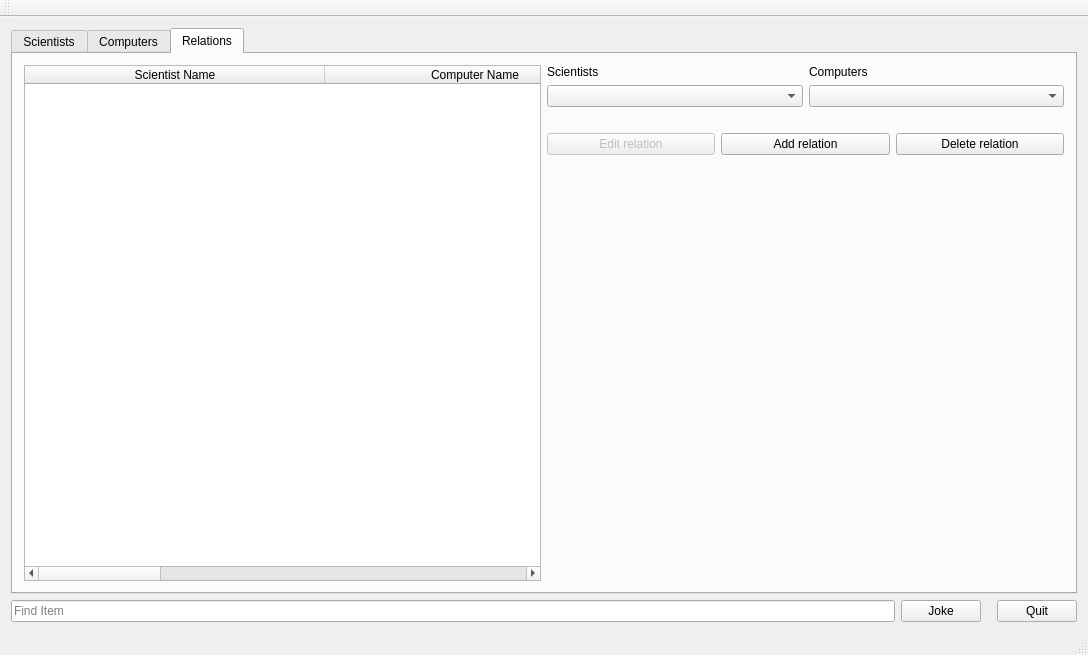
<?xml version="1.0" encoding="UTF-8"?>
<ui version="4.0">
 <class>MainWindow</class>
 <widget class="QMainWindow" name="MainWindow">
  <property name="enabled">
   <bool>true</bool>
  </property>
  <property name="geometry">
   <rect>
    <x>0</x>
    <y>0</y>
    <width>1088</width>
    <height>655</height>
   </rect>
  </property>
  <property name="windowTitle">
   <string>MainWindow</string>
  </property>
  <widget class="QWidget" name="centralWidget">
   <layout class="QHBoxLayout" name="horizontalLayout_2">
    <item>
     <layout class="QHBoxLayout" name="horizontalLayout_3">
      <item>
       <layout class="QVBoxLayout" name="verticalLayout">
        <item>
         <layout class="QHBoxLayout" name="horizontalLayout_4">
          <item>
           <widget class="QTabWidget" name="TableView">
            <property name="enabled">
             <bool>true</bool>
            </property>
            <property name="tabPosition">
             <enum>QTabWidget::North</enum>
            </property>
            <property name="tabShape">
             <enum>QTabWidget::Rounded</enum>
            </property>
            <property name="currentIndex">
             <number>2</number>
            </property>
            <widget class="QWidget" name="Scientists">
             <attribute name="title">
              <string>Scientists</string>
             </attribute>
             <layout class="QHBoxLayout" name="horizontalLayout_5">
              <item>
               <widget class="QTableWidget" name="ScientistTable">
                <property name="sizeAdjustPolicy">
                 <enum>QAbstractScrollArea::AdjustIgnored</enum>
                </property>
                <property name="editTriggers">
                 <set>QAbstractItemView::NoEditTriggers</set>
                </property>
                <property name="selectionBehavior">
                 <enum>QAbstractItemView::SelectRows</enum>
                </property>
                <attribute name="horizontalHeaderCascadingSectionResizes">
                 <bool>false</bool>
                </attribute>
                <attribute name="horizontalHeaderDefaultSectionSize">
                 <number>200</number>
                </attribute>
                <attribute name="horizontalHeaderStretchLastSection">
                 <bool>true</bool>
                </attribute>
                <column>
                 <property name="text">
                  <string>Name</string>
                 </property>
                </column>
                <column>
                 <property name="text">
                  <string>Gender</string>
                 </property>
                </column>
                <column>
                 <property name="text">
                  <string>Birth Year</string>
                 </property>
                </column>
                <column>
                 <property name="text">
                  <string>Death Year</string>
                 </property>
                </column>
                <column>
                 <property name="text">
                  <string>ID</string>
                 </property>
                </column>
               </widget>
              </item>
              <item>
               <layout class="QVBoxLayout" name="verticalLayout_7">
                <item>
                 <layout class="QHBoxLayout" name="horizontalLayout_9">
                  <item>
                   <layout class="QVBoxLayout" name="verticalLayout_8">
                    <item>
                     <layout class="QHBoxLayout" name="horizontalLayout_19">
                      <item>
                       <widget class="QLabel" name="labelScientistName">
                        <property name="text">
                         <string>Scientist Name  </string>
                        </property>
                       </widget>
                      </item>
                      <item>
                       <spacer name="horizontalSpacer_2">
                        <property name="orientation">
                         <enum>Qt::Horizontal</enum>
                        </property>
                        <property name="sizeType">
                         <enum>QSizePolicy::Expanding</enum>
                        </property>
                        <property name="sizeHint" stdset="0">
                         <size>
                          <width>344</width>
                          <height>20</height>
                         </size>
                        </property>
                       </spacer>
                      </item>
                      <item>
                       <widget class="QLabel" name="labelGender">
                        <property name="text">
                         <string>Gender</string>
                        </property>
                       </widget>
                      </item>
                      <item>
                       <spacer name="horizontalSpacer_6">
                        <property name="orientation">
                         <enum>Qt::Horizontal</enum>
                        </property>
                        <property name="sizeType">
                         <enum>QSizePolicy::Fixed</enum>
                        </property>
                        <property name="sizeHint" stdset="0">
                         <size>
                          <width>30</width>
                          <height>20</height>
                         </size>
                        </property>
                       </spacer>
                      </item>
                     </layout>
                    </item>
                    <item>
                     <layout class="QHBoxLayout" name="horizontalLayout_12">
                      <item>
                       <widget class="QLineEdit" name="ScientistName">
                        <property name="inputMask">
                         <string/>
                        </property>
                        <property name="text">
                         <string/>
                        </property>
                        <property name="placeholderText">
                         <string/>
                        </property>
                       </widget>
                      </item>
                      <item>
                       <widget class="QComboBox" name="ScientistGender">
                        <property name="sizePolicy">
                         <sizepolicy hsizetype="Preferred" vsizetype="Fixed">
                          <horstretch>0</horstretch>
                          <verstretch>200</verstretch>
                         </sizepolicy>
                        </property>
                        <item>
                         <property name="text">
                          <string>M</string>
                         </property>
                        </item>
                        <item>
                         <property name="text">
                          <string>F</string>
                         </property>
                        </item>
                       </widget>
                      </item>
                     </layout>
                    </item>
                    <item>
                     <layout class="QHBoxLayout" name="horizontalLayout_20">
                      <item>
                       <widget class="QLabel" name="labelBirthName">
                        <property name="text">
                         <string>Birth Year</string>
                        </property>
                       </widget>
                      </item>
                      <item>
                       <widget class="QLabel" name="labelDeatYear">
                        <property name="text">
                         <string>Death Year</string>
                        </property>
                       </widget>
                      </item>
                     </layout>
                    </item>
                    <item>
                     <layout class="QHBoxLayout" name="horizontalLayout_13">
                      <item>
                       <widget class="QLineEdit" name="ScientistBorn">
                        <property name="text">
                         <string/>
                        </property>
                        <property name="placeholderText">
                         <string/>
                        </property>
                       </widget>
                      </item>
                      <item>
                       <widget class="QLineEdit" name="ScientistDeath">
                        <property name="text">
                         <string/>
                        </property>
                        <property name="placeholderText">
                         <string>Empty if not died</string>
                        </property>
                       </widget>
                      </item>
                     </layout>
                    </item>
                   </layout>
                  </item>
                 </layout>
                </item>
                <item>
                 <spacer name="horizontalSpacer_4">
                  <property name="orientation">
                   <enum>Qt::Horizontal</enum>
                  </property>
                  <property name="sizeHint" stdset="0">
                   <size>
                    <width>40</width>
                    <height>20</height>
                   </size>
                  </property>
                 </spacer>
                </item>
                <item>
                 <layout class="QHBoxLayout" name="horizontalLayout_8">
                  <item>
                   <widget class="QPushButton" name="ButtonEditScientist">
                    <property name="enabled">
                     <bool>false</bool>
                    </property>
                    <property name="text">
                     <string>Edit Scientist</string>
                    </property>
                   </widget>
                  </item>
                  <item>
                   <widget class="QPushButton" name="ButtonAddScientist">
                    <property name="text">
                     <string>Add Scientist</string>
                    </property>
                   </widget>
                  </item>
                 </layout>
                </item>
                <item>
                 <layout class="QHBoxLayout" name="horizontalLayout_22">
                  <item>
                   <widget class="QLabel" name="labelErrorEdidScienti">
                    <property name="text">
                     <string/>
                    </property>
                    <property name="alignment">
                     <set>Qt::AlignCenter</set>
                    </property>
                   </widget>
                  </item>
                  <item>
                   <widget class="QLabel" name="labelErrorScientist">
                    <property name="enabled">
                     <bool>true</bool>
                    </property>
                    <property name="layoutDirection">
                     <enum>Qt::LeftToRight</enum>
                    </property>
                    <property name="text">
                     <string/>
                    </property>
                    <property name="textFormat">
                     <enum>Qt::RichText</enum>
                    </property>
                    <property name="scaledContents">
                     <bool>false</bool>
                    </property>
                    <property name="alignment">
                     <set>Qt::AlignCenter</set>
                    </property>
                   </widget>
                  </item>
                 </layout>
                </item>
                <item>
                 <layout class="QVBoxLayout" name="verticalLayout_6"/>
                </item>
                <item>
                 <spacer name="verticalSpacer">
                  <property name="orientation">
                   <enum>Qt::Vertical</enum>
                  </property>
                  <property name="sizeHint" stdset="0">
                   <size>
                    <width>20</width>
                    <height>40</height>
                   </size>
                  </property>
                 </spacer>
                </item>
               </layout>
              </item>
             </layout>
            </widget>
            <widget class="QWidget" name="Computers">
             <attribute name="title">
              <string>Computers</string>
             </attribute>
             <layout class="QHBoxLayout" name="horizontalLayout_6">
              <item>
               <widget class="QTableWidget" name="ComputerTable">
                <property name="editTriggers">
                 <set>QAbstractItemView::NoEditTriggers</set>
                </property>
                <property name="selectionBehavior">
                 <enum>QAbstractItemView::SelectRows</enum>
                </property>
                <attribute name="horizontalHeaderDefaultSectionSize">
                 <number>200</number>
                </attribute>
                <attribute name="horizontalHeaderStretchLastSection">
                 <bool>true</bool>
                </attribute>
                <column>
                 <property name="text">
                  <string>Name</string>
                 </property>
                </column>
                <column>
                 <property name="text">
                  <string>Build Year</string>
                 </property>
                </column>
                <column>
                 <property name="text">
                  <string>Computer Type</string>
                 </property>
                </column>
                <column>
                 <property name="text">
                  <string>ID</string>
                 </property>
                </column>
               </widget>
              </item>
              <item>
               <layout class="QVBoxLayout" name="verticalLayout_3">
                <item>
                 <layout class="QVBoxLayout" name="verticalLayout_4">
                  <item>
                   <layout class="QHBoxLayout" name="horizontalLayout_23">
                    <item>
                     <widget class="QLabel" name="labelComputerName">
                      <property name="text">
                       <string>Computer Name</string>
                      </property>
                     </widget>
                    </item>
                    <item>
                     <widget class="QLabel" name="labelYearBuild">
                      <property name="text">
                       <string>Year Build</string>
                      </property>
                     </widget>
                    </item>
                   </layout>
                  </item>
                  <item>
                   <layout class="QHBoxLayout" name="horizontalLayout">
                    <item>
                     <widget class="QLineEdit" name="ComputerName">
                      <property name="placeholderText">
                       <string/>
                      </property>
                     </widget>
                    </item>
                    <item>
                     <widget class="QLineEdit" name="ComputerBuilt">
                      <property name="placeholderText">
                       <string>Empty if not built</string>
                      </property>
                     </widget>
                    </item>
                   </layout>
                  </item>
                  <item>
                   <widget class="QLabel" name="labelComputerType">
                    <property name="text">
                     <string>Computer Type</string>
                    </property>
                   </widget>
                  </item>
                  <item>
                   <layout class="QHBoxLayout" name="horizontalLayout_10">
                    <item>
                     <widget class="QComboBox" name="ComputerType"/>
                    </item>
                   </layout>
                  </item>
                 </layout>
                </item>
                <item>
                 <spacer name="horizontalSpacer_3">
                  <property name="orientation">
                   <enum>Qt::Horizontal</enum>
                  </property>
                  <property name="sizeHint" stdset="0">
                   <size>
                    <width>40</width>
                    <height>20</height>
                   </size>
                  </property>
                 </spacer>
                </item>
                <item>
                 <layout class="QHBoxLayout" name="horizontalLayout_11">
                  <item>
                   <widget class="QPushButton" name="ButtonEditComputer">
                    <property name="enabled">
                     <bool>false</bool>
                    </property>
                    <property name="text">
                     <string>Edit Computer</string>
                    </property>
                   </widget>
                  </item>
                  <item>
                   <widget class="QPushButton" name="ButtonAddComputer">
                    <property name="text">
                     <string>Add computer</string>
                    </property>
                   </widget>
                  </item>
                 </layout>
                </item>
                <item>
                 <layout class="QHBoxLayout" name="horizontalLayout_26">
                  <item>
                   <widget class="QLabel" name="labelErrorEditComputer">
                    <property name="text">
                     <string/>
                    </property>
                    <property name="alignment">
                     <set>Qt::AlignCenter</set>
                    </property>
                   </widget>
                  </item>
                  <item>
                   <widget class="QLabel" name="labelErrorComptuer">
                    <property name="enabled">
                     <bool>true</bool>
                    </property>
                    <property name="text">
                     <string/>
                    </property>
                    <property name="textFormat">
                     <enum>Qt::RichText</enum>
                    </property>
                    <property name="alignment">
                     <set>Qt::AlignCenter</set>
                    </property>
                   </widget>
                  </item>
                 </layout>
                </item>
                <item>
                 <spacer name="verticalSpacer_2">
                  <property name="orientation">
                   <enum>Qt::Vertical</enum>
                  </property>
                  <property name="sizeHint" stdset="0">
                   <size>
                    <width>20</width>
                    <height>40</height>
                   </size>
                  </property>
                 </spacer>
                </item>
               </layout>
              </item>
             </layout>
            </widget>
            <widget class="QWidget" name="Relations">
             <attribute name="title">
              <string>Relations</string>
             </attribute>
             <layout class="QHBoxLayout" name="horizontalLayout_7">
              <item>
               <widget class="QTableWidget" name="RelationTable">
                <property name="editTriggers">
                 <set>QAbstractItemView::NoEditTriggers</set>
                </property>
                <property name="selectionBehavior">
                 <enum>QAbstractItemView::SelectRows</enum>
                </property>
                <attribute name="horizontalHeaderDefaultSectionSize">
                 <number>300</number>
                </attribute>
                <attribute name="horizontalHeaderMinimumSectionSize">
                 <number>20</number>
                </attribute>
                <attribute name="horizontalHeaderStretchLastSection">
                 <bool>true</bool>
                </attribute>
                <attribute name="verticalHeaderCascadingSectionResizes">
                 <bool>false</bool>
                </attribute>
                <column>
                 <property name="text">
                  <string>Scientist Name</string>
                 </property>
                </column>
                <column>
                 <property name="text">
                  <string>Computer Name</string>
                 </property>
                </column>
                <column>
                 <property name="text">
                  <string>ScientistID</string>
                 </property>
                </column>
                <column>
                 <property name="text">
                  <string>ComputerID</string>
                 </property>
                </column>
               </widget>
              </item>
              <item>
               <layout class="QVBoxLayout" name="verticalLayout_5">
                <item>
                 <layout class="QHBoxLayout" name="horizontalLayout_24">
                  <item>
                   <widget class="QLabel" name="labelScientists">
                    <property name="text">
                     <string>Scientists</string>
                    </property>
                   </widget>
                  </item>
                  <item>
                   <widget class="QLabel" name="labelComputers">
                    <property name="text">
                     <string>Computers</string>
                    </property>
                   </widget>
                  </item>
                 </layout>
                </item>
                <item>
                 <layout class="QHBoxLayout" name="horizontalLayout_14">
                  <item>
                   <layout class="QHBoxLayout" name="horizontalLayout_15">
                    <item>
                     <widget class="QComboBox" name="RelationScientistName"/>
                    </item>
                   </layout>
                  </item>
                  <item>
                   <layout class="QHBoxLayout" name="horizontalLayout_16">
                    <item>
                     <widget class="QComboBox" name="RelationComputerName"/>
                    </item>
                   </layout>
                  </item>
                 </layout>
                </item>
                <item>
                 <spacer name="horizontalSpacer_7">
                  <property name="orientation">
                   <enum>Qt::Horizontal</enum>
                  </property>
                  <property name="sizeHint" stdset="0">
                   <size>
                    <width>40</width>
                    <height>20</height>
                   </size>
                  </property>
                 </spacer>
                </item>
                <item>
                 <layout class="QHBoxLayout" name="horizontalLayout_17">
                  <item>
                   <widget class="QPushButton" name="ButtonEditRelation">
                    <property name="enabled">
                     <bool>false</bool>
                    </property>
                    <property name="text">
                     <string>Edit relation</string>
                    </property>
                   </widget>
                  </item>
                  <item>
                   <widget class="QPushButton" name="ButtonAddRelation">
                    <property name="text">
                     <string>Add relation</string>
                    </property>
                   </widget>
                  </item>
                  <item>
                   <widget class="QPushButton" name="ButtonDeleteRelation">
                    <property name="text">
                     <string>Delete relation</string>
                    </property>
                   </widget>
                  </item>
                 </layout>
                </item>
                <item>
                 <layout class="QHBoxLayout" name="horizontalLayout_27">
                  <item>
                   <widget class="QLabel" name="labelErrorEditRelation">
                    <property name="text">
                     <string/>
                    </property>
                    <property name="alignment">
                     <set>Qt::AlignCenter</set>
                    </property>
                   </widget>
                  </item>
                  <item>
                   <widget class="QLabel" name="labelErrorAddRelation">
                    <property name="text">
                     <string/>
                    </property>
                    <property name="alignment">
                     <set>Qt::AlignCenter</set>
                    </property>
                   </widget>
                  </item>
                  <item>
                   <widget class="QLabel" name="labelErrorDeleteRelation">
                    <property name="text">
                     <string/>
                    </property>
                    <property name="alignment">
                     <set>Qt::AlignCenter</set>
                    </property>
                   </widget>
                  </item>
                 </layout>
                </item>
                <item>
                 <spacer name="verticalSpacer_3">
                  <property name="orientation">
                   <enum>Qt::Vertical</enum>
                  </property>
                  <property name="sizeHint" stdset="0">
                   <size>
                    <width>20</width>
                    <height>40</height>
                   </size>
                  </property>
                 </spacer>
                </item>
                <item>
                 <spacer name="horizontalSpacer">
                  <property name="orientation">
                   <enum>Qt::Horizontal</enum>
                  </property>
                  <property name="sizeHint" stdset="0">
                   <size>
                    <width>40</width>
                    <height>20</height>
                   </size>
                  </property>
                 </spacer>
                </item>
               </layout>
              </item>
             </layout>
            </widget>
           </widget>
          </item>
         </layout>
        </item>
        <item>
         <layout class="QVBoxLayout" name="verticalLayout_2">
          <item>
           <layout class="QHBoxLayout" name="horizontalLayout_18">
            <item>
             <widget class="QLineEdit" name="findText">
              <property name="placeholderText">
               <string>Find Item</string>
              </property>
             </widget>
            </item>
            <item>
             <widget class="QPushButton" name="JokeButton">
              <property name="text">
               <string>Joke</string>
              </property>
             </widget>
            </item>
            <item>
             <spacer name="horizontalSpacer_5">
              <property name="orientation">
               <enum>Qt::Horizontal</enum>
              </property>
              <property name="sizeType">
               <enum>QSizePolicy::Fixed</enum>
              </property>
              <property name="sizeHint" stdset="0">
               <size>
                <width>10</width>
                <height>20</height>
               </size>
              </property>
             </spacer>
            </item>
            <item>
             <widget class="QPushButton" name="ButtonQuit">
              <property name="sizePolicy">
               <sizepolicy hsizetype="Minimum" vsizetype="Fixed">
                <horstretch>0</horstretch>
                <verstretch>200</verstretch>
               </sizepolicy>
              </property>
              <property name="text">
               <string>Quit</string>
              </property>
             </widget>
            </item>
           </layout>
          </item>
         </layout>
        </item>
       </layout>
      </item>
     </layout>
    </item>
   </layout>
  </widget>
  <widget class="QMenuBar" name="menuBar">
   <property name="geometry">
    <rect>
     <x>0</x>
     <y>0</y>
     <width>1088</width>
     <height>21</height>
    </rect>
   </property>
  </widget>
  <widget class="QToolBar" name="mainToolBar">
   <property name="sizePolicy">
    <sizepolicy hsizetype="Preferred" vsizetype="Fixed">
     <horstretch>0</horstretch>
     <verstretch>0</verstretch>
    </sizepolicy>
   </property>
   <attribute name="toolBarArea">
    <enum>TopToolBarArea</enum>
   </attribute>
   <attribute name="toolBarBreak">
    <bool>false</bool>
   </attribute>
  </widget>
  <widget class="QStatusBar" name="statusBar"/>
 </widget>
 <layoutdefault spacing="6" margin="11"/>
 <resources/>
 <connections/>
</ui>
